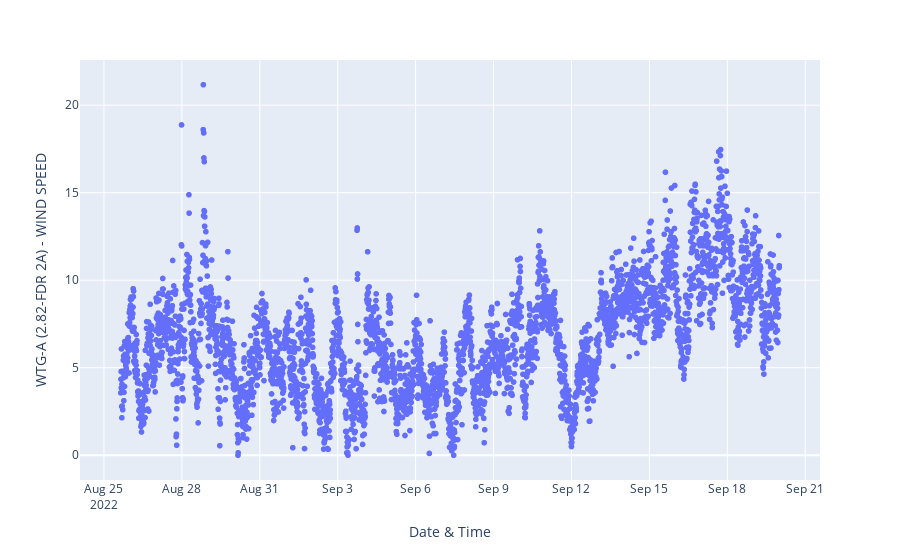

The notebook cell this image was saved under:
### Code cell
#datA.head(8)
from datetime import datetime, timedelta
 
# Using current time
time_now = datetime.now()
range = time_now - timedelta(days = 44)


x = datA["Date & Time"]
y = datA["WTG-A (2.82-FDR 2A) - WIND SPEED"]

fig = px.scatter(datA[datA["Date & Time"] > range], "Date & Time", "WTG-A (2.82-FDR 2A) - WIND SPEED")
fig.show()

### Figure 1 — Plotly figure (JSON) as saved in the notebook; plotly's stock layout.template omitted (floating-point values rounded to 4 significant figures; data arrays with more than 128 entries replaced by an {"elided": "..."} marker saying what was removed)
{"data": [{"hovertemplate": "Date & Time=%{x}<br>WTG-A (2.82-FDR 2A) - WIND SPEED=%{y}<extra></extra>", "legendgroup": "", "marker": {"color": "#636efa", "symbol": "circle"}, "mode": "markers", "name": "", "showlegend": false, "type": "scattergl", "x": {"elided": "3652 str values"}, "xaxis": "x", "y": {"elided": "3652 float values"}, "yaxis": "y"}], "layout": {"legend": {"tracegroupgap": 0}, "margin": {"t": 60}, "xaxis": {"anchor": "y", "domain": [0, 1], "title": {"text": "Date & Time"}}, "yaxis": {"anchor": "x", "domain": [0, 1], "title": {"text": "WTG-A (2.82-FDR 2A) - WIND SPEED"}}}}
